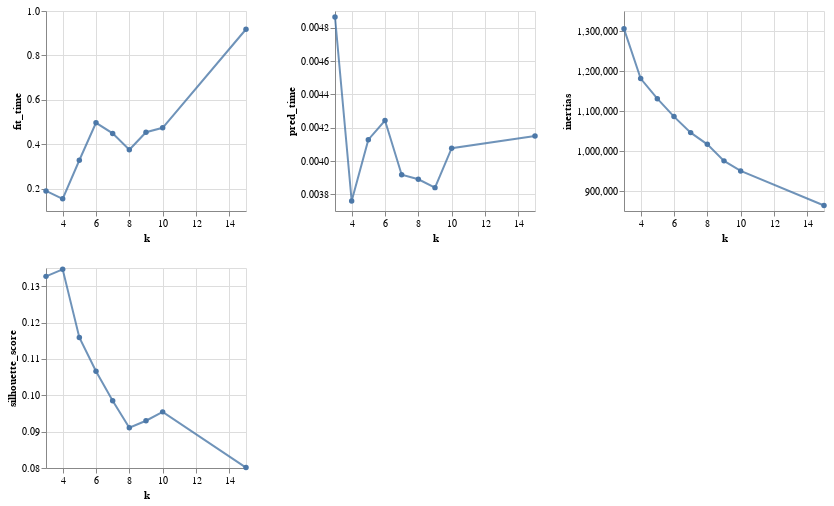

The cell this chart's notebook holds for it:
### Code cell
original_metric_df = compare_k_values(train_df)
plot_kmeans(original_metric_df)

### Figure 1 — Vega-Lite specification as saved in the notebook (floating-point values rounded to 4 significant figures)
{"config": {"view": {"continuousWidth": 300, "continuousHeight": 300}}, "repeat": ["fit_time", "pred_time", "inertias", "silhouette_score"], "spec": {"data": {"name": "data-8ffd47704d2180152930040889499080"}, "mark": {"type": "line", "opacity": 0.8, "point": true}, "encoding": {"x": {"field": "k", "type": "quantitative"}, "y": {"field": {"repeat": "repeat"}, "scale": {"zero": false}, "type": "quantitative"}}, "height": 200, "width": 200}, "columns": 3, "$schema": "https://vega.github.io/schema/vega-lite/v5.8.0.json", "datasets": {"data-8ffd47704d2180152930040889499080": [{"k": 3, "fit_time": 0.1904, "pred_time": 0.004864, "silhouette_score": 0.1327, "inertias": 1305000.0}, {"k": 4, "fit_time": 0.1547, "pred_time": 0.00376, "silhouette_score": 0.1346, "inertias": 1181000.0}, {"k": 5, "fit_time": 0.3284, "pred_time": 0.004128, "silhouette_score": 0.1159, "inertias": 1131000.0}, {"k": 6, "fit_time": 0.4969, "pred_time": 0.004243, "silhouette_score": 0.1066, "inertias": 1086000.0}, {"k": 7, "fit_time": 0.4492, "pred_time": 0.003918, "silhouette_score": 0.09848, "inertias": 1046000.0}, {"k": 8, "fit_time": 0.3758, "pred_time": 0.00389, "silhouette_score": 0.09107, "inertias": 1017000.0}, {"k": 9, "fit_time": 0.4546, "pred_time": 0.00384, "silhouette_score": 0.093, "inertias": 975300.0}, {"k": 10, "fit_time": 0.4742, "pred_time": 0.004077, "silhouette_score": 0.09544, "inertias": 950200.0}, {"k": 15, "fit_time": 0.9179, "pred_time": 0.00415, "silhouette_score": 0.08011, "inertias": 863800.0}]}}
